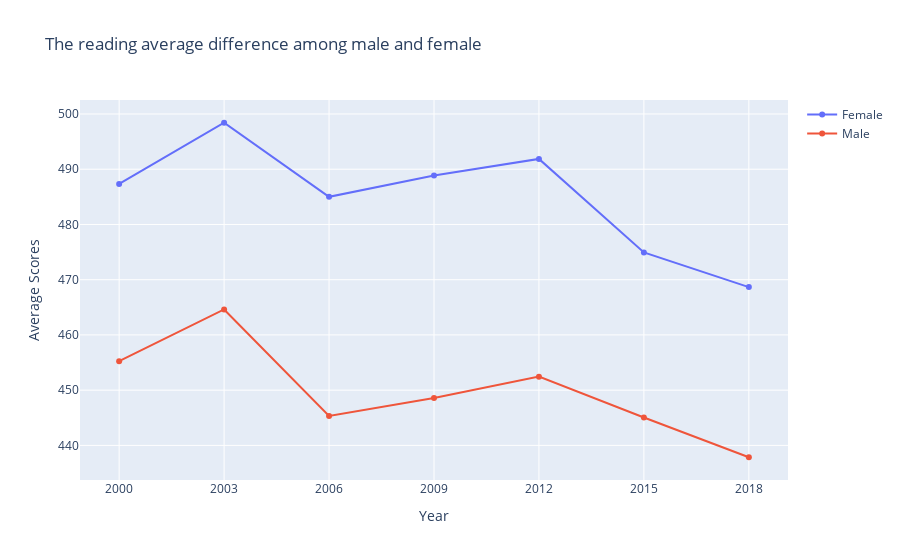

Source (notebook cell):
### Code cell
reading_F_year = []
reading_M_year = []

#year_go = sci_avg2.loc['Year'].unique().tolist()

for i in range(7):
    reading_F_year.append(reading_F2.groupby('Year').mean()['avg'][i])
    reading_M_year.append(reading_M2.groupby('Year').mean()['avg'][i])


fig = go.Figure()
fig.add_trace(go.Scatter(x=reading_F2['Year'].unique().tolist(), y=reading_F_year,
                mode='lines+markers',
                name='Female'))

fig.add_trace(go.Scatter(x=reading_F2['Year'].unique().tolist(), y=reading_M_year,
                mode='lines+markers',
                name='Male'))

fig.update_layout(title='The reading average difference among male and female',
                   xaxis_title='Year',
                   yaxis_title='Average Scores')

fig.show()

fig.write_html("gender_reading.html")

### Figure 1 — Plotly figure (JSON) as saved in the notebook; plotly's stock layout.template omitted (floating-point values rounded to 4 significant figures)
{"data": [{"mode": "lines+markers", "name": "Female", "type": "scatter", "x": ["2000", "2003", "2006", "2009", "2012", "2015", "2018"], "y": [487.3, 498.4, 485.0, 488.9, 491.9, 474.9, 468.7]}, {"mode": "lines+markers", "name": "Male", "type": "scatter", "x": ["2000", "2003", "2006", "2009", "2012", "2015", "2018"], "y": [455.3, 464.6, 445.3, 448.6, 452.4, 445.1, 437.9]}], "layout": {"title": {"text": "The reading average difference among male and female"}, "xaxis": {"title": {"text": "Year"}}, "yaxis": {"title": {"text": "Average Scores"}}}}
